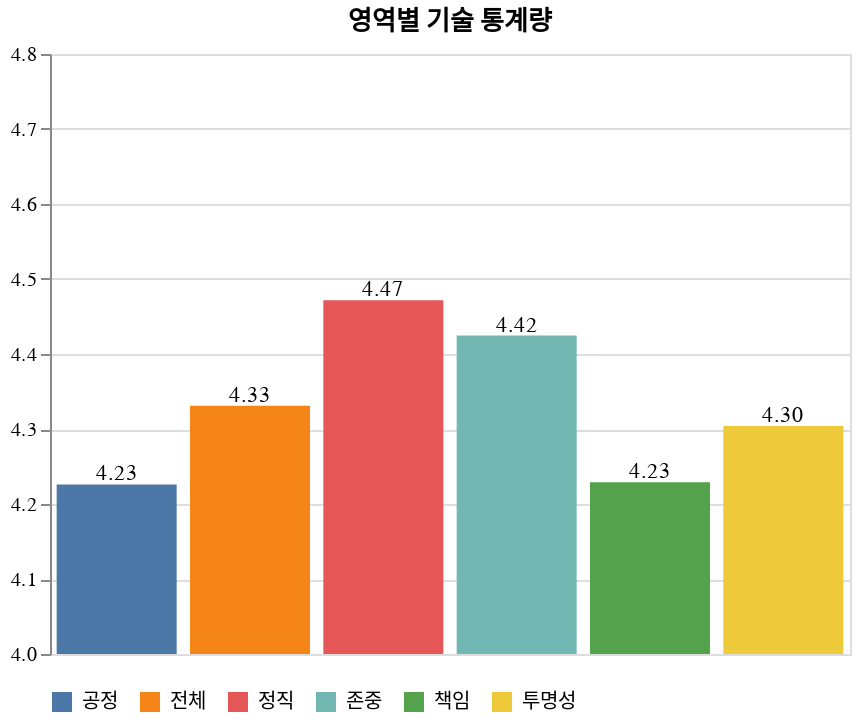

Here is the notebook cell this chart was saved with:
### Code cell
tp_by_area = by_area_mean.drop("ID").transpose(include_header=True)

bar = draw_bar_plot(tp_by_area, "column", "column_0", "영역별 기술 통계량", None, rotate=False, legend=True, scale=alt.Scale(domain=[4, 4.8]))
bar.show()

### Figure 1 — Vega-Lite specification as saved in the notebook (floating-point values rounded to 4 significant figures)
{"config": {"view": {"continuousWidth": 300, "continuousHeight": 300}}, "layer": [{"mark": {"type": "bar"}, "encoding": {"color": {"field": "column", "legend": {"direction": "horizontal", "orient": "bottom"}, "title": null, "type": "nominal"}, "tooltip": [], "x": {"axis": null, "field": "column", "title": "영역별 기술 통계량", "type": "nominal"}, "y": {"field": "column_0", "scale": {"domain": [4, 4.8]}, "title": null, "type": "quantitative"}}, "name": "view_3", "title": "영역별 기술 통계량"}, {"mark": {"type": "text", "align": "center", "baseline": "bottom"}, "encoding": {"color": {"value": "black"}, "text": {"field": "column_0", "format": ".2f", "type": "quantitative"}, "tooltip": [], "x": {"field": "column", "type": "nominal"}, "y": {"field": "column_0", "type": "quantitative"}}, "title": "영역별 기술 통계량"}], "data": {"name": "data-3e184254436403d35c04c50aba98dd6a"}, "params": [{"name": "param_3", "select": {"type": "interval", "encodings": ["x", "y"]}, "bind": "scales", "views": ["view_3"]}], "width": 400, "$schema": "https://vega.github.io/schema/vega-lite/v5.20.1.json", "datasets": {"data-3e184254436403d35c04c50aba98dd6a": [{"column": "공정", "column_0": 4.226}, {"column": "정직", "column_0": 4.472}, {"column": "존중", "column_0": 4.425}, {"column": "책임", "column_0": 4.229}, {"column": "투명성", "column_0": 4.304}, {"column": "전체", "column_0": 4.331}]}}
